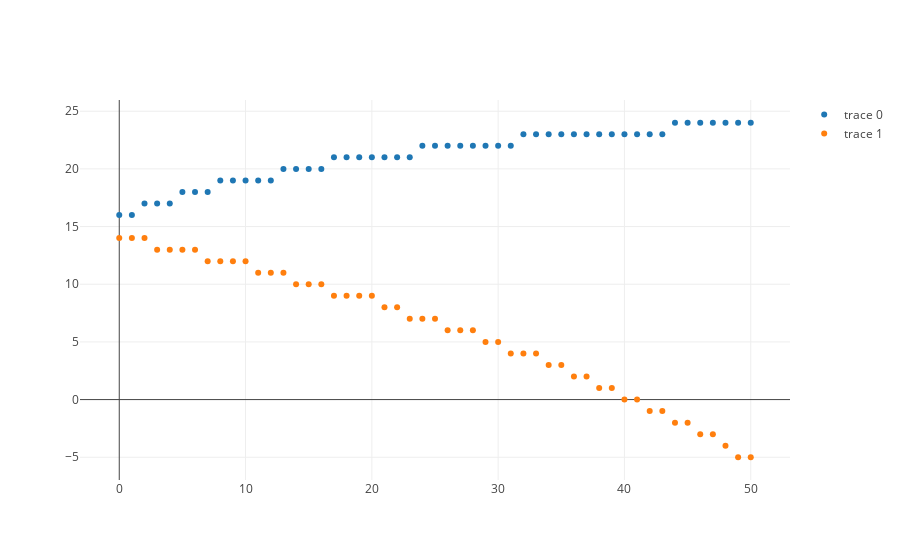

Here is the notebook cell this chart was saved with:
### Code cell
my_workplace.plot_skills(my_workplace.agents[0])

### Figure 1 — Plotly figure (JSON) as saved in the notebook; plotly's stock layout.template omitted (floating-point values rounded to 4 significant figures)
{"data": [{"mode": "markers", "type": "scatter", "uid": "4eb62503-f357-4f1d-86b9-c0d0265362ae", "x": [0, 1, 2, 3, 4, 5, 6, 7, 8, 9, 10, 11, 12, 13, 14, 15, 16, 17, 18, 19, 20, 21, 22, 23, 24, 25, 26, 27, 28, 29, 30, 31, 32, 33, 34, 35, 36, 37, 38, 39, 40, 41, 42, 43, 44, 45, 46, 47, 48, 49, 50], "y": [16, 16, 17, 17, 17, 18, 18, 18, 19, 19, 19, 19, 19, 20, 20, 20, 20, 21, 21, 21, 21, 21, 21, 21, 22, 22, 22, 22, 22, 22, 22, 22, 23, 23, 23, 23, 23, 23, 23, 23, 23, 23, 23, 23, 24, 24, 24, 24, 24, 24, 24]}, {"mode": "markers", "type": "scatter", "uid": "d44044e2-af52-457e-b234-e1985029920b", "x": [0, 1, 2, 3, 4, 5, 6, 7, 8, 9, 10, 11, 12, 13, 14, 15, 16, 17, 18, 19, 20, 21, 22, 23, 24, 25, 26, 27, 28, 29, 30, 31, 32, 33, 34, 35, 36, 37, 38, 39, 40, 41, 42, 43, 44, 45, 46, 47, 48, 49, 50], "y": [14, 14, 14, 13, 13, 13, 13, 12, 12, 12, 12, 11, 11, 11, 10, 10, 10, 9, 9, 9, 9, 8, 8, 7, 7, 7, 6, 6, 6, 5, 5, 4, 4, 4, 3, 3, 2, 2, 1, 1, 0, 0, -1, -1, -2, -2, -3, -3, -4, -5, -5]}], "layout": {}}
